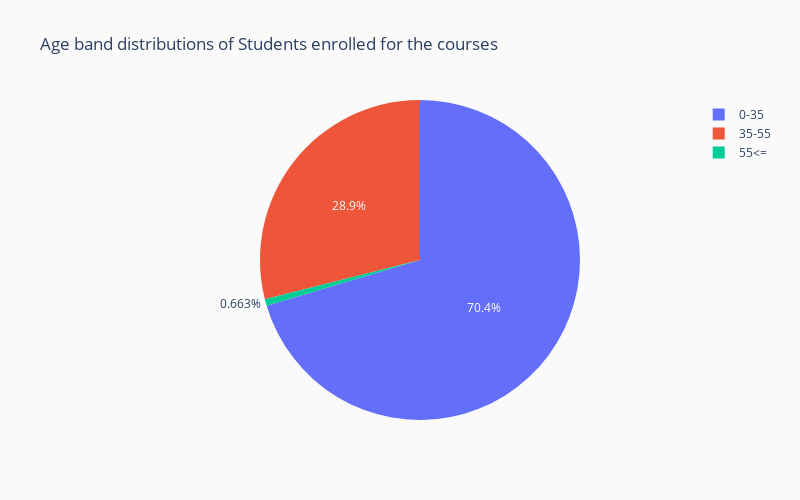

Write notebook code for a chart like this one.
### Markdown cell above
<div class="alert alert-info" role="alert">
<h2 style="font-family: Segoe Print"><b>Which is the age band distribution of students registered ?</b></h2>

### Code cell
#Pie Chart_4

fig = px.pie(new_studentInfo, names='age_band', 
             height=500, width=800, 
              
             title='Age band distributions of Students enrolled for the courses',
             color_discrete_sequence=['#636EFA', '#EF5538', '#00CC96'])
fig.update_layout(plot_bgcolor='#fafafa', paper_bgcolor='#fafafa',
                  
)
fig.show()

### Figure 1 — Plotly figure (JSON) as saved in the notebook; plotly's stock layout.template omitted (floating-point values rounded to 4 significant figures; data arrays with more than 128 entries replaced by an {"elided": "..."} marker saying what was removed)
{"data": [{"domain": {"x": [0.0, 1.0], "y": [0.0, 1.0]}, "hovertemplate": "age_band=%{label}<extra></extra>", "labels": {"elided": "32593 str values"}, "legendgroup": "", "name": "", "showlegend": true, "type": "pie"}], "layout": {"height": 500, "legend": {"tracegroupgap": 0}, "paper_bgcolor": "#fafafa", "piecolorway": ["#636EFA", "#EF5538", "#00CC96"], "plot_bgcolor": "#fafafa", "title": {"text": "Age band distributions of Students enrolled for the courses"}, "width": 800}}
